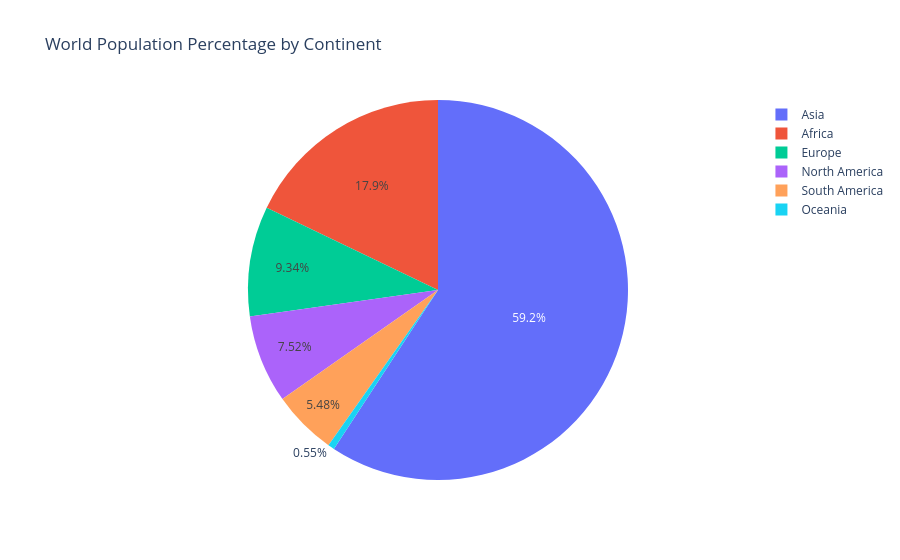

The notebook cell this image was saved under:
### Code cell
fig.update_layout(
title='World Population Percentage by Continent',
template='plotly',
paper_bgcolor='rgba(255,255,255,0)', 
plot_bgcolor='rgba(255,255,255,0)' 
)

### Figure 1 — Plotly figure (JSON) as saved in the notebook; plotly's stock layout.template omitted (floating-point values rounded to 4 significant figures)
{"data": [{"labels": ["Africa", "Asia", "Europe", "North America", "Oceania", "South America"], "type": "pie", "values": [17.87, 59.19, 9.33, 7.51, 0.55, 5.48]}], "layout": {"paper_bgcolor": "rgba(255,255,255,0)", "plot_bgcolor": "rgba(255,255,255,0)", "title": {"text": "World Population Percentage by Continent"}}}
